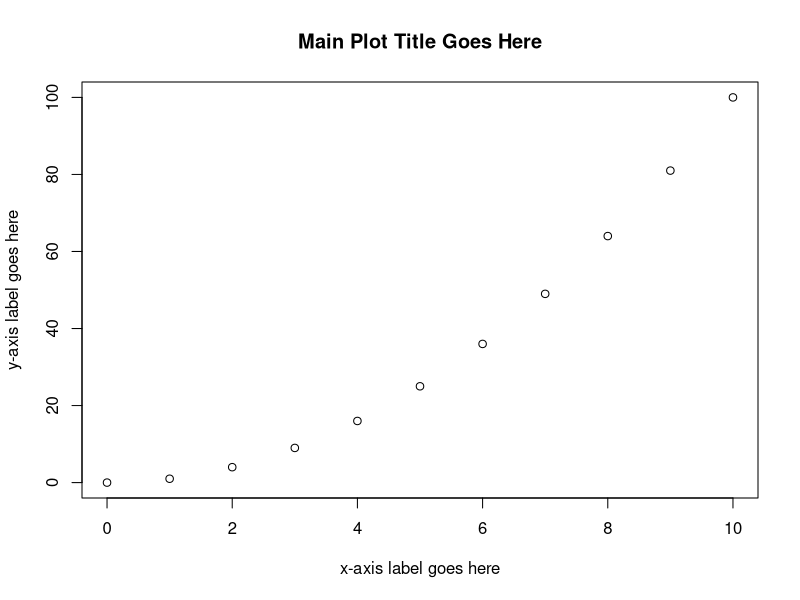
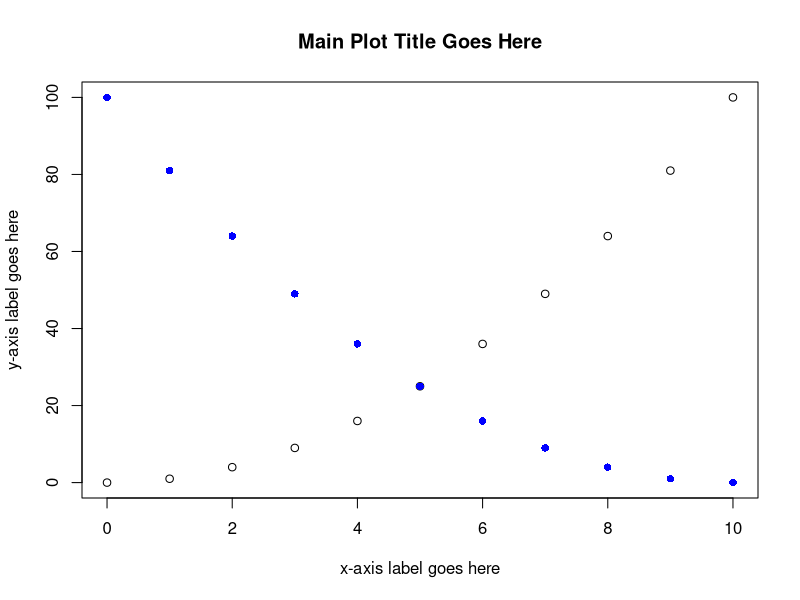
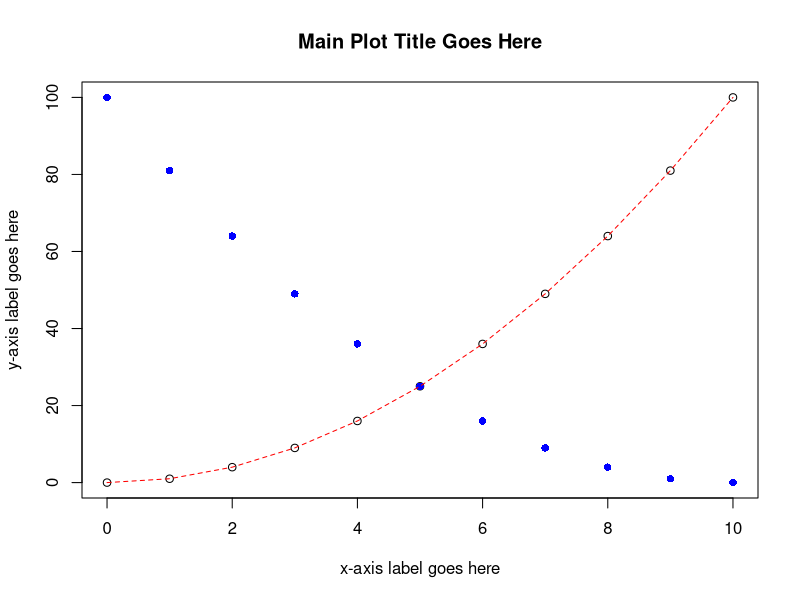
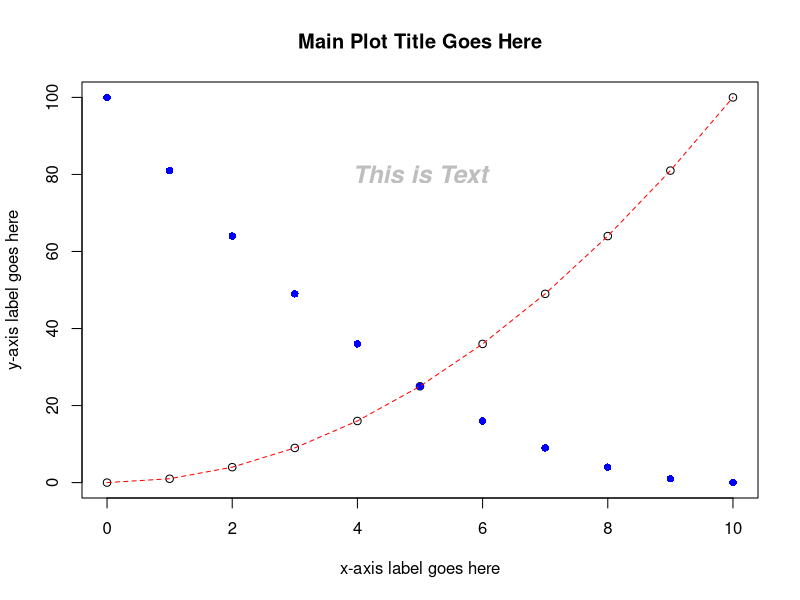
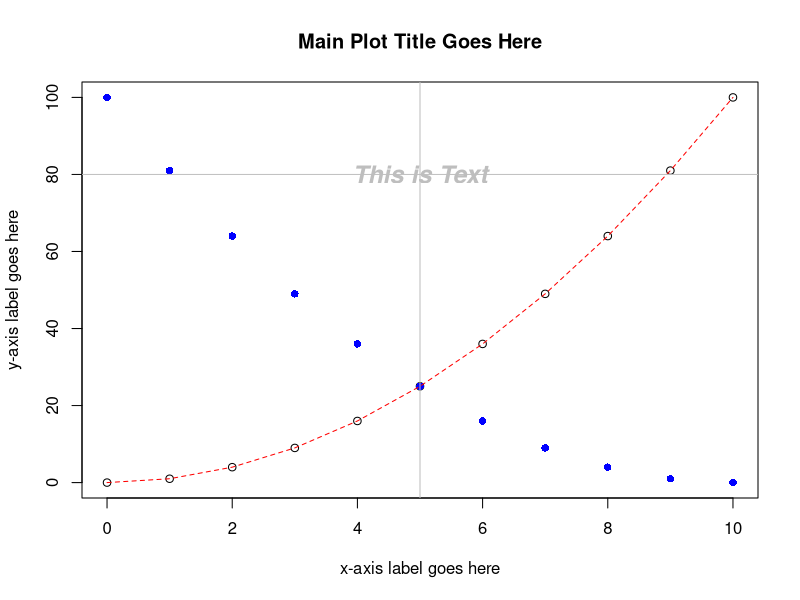
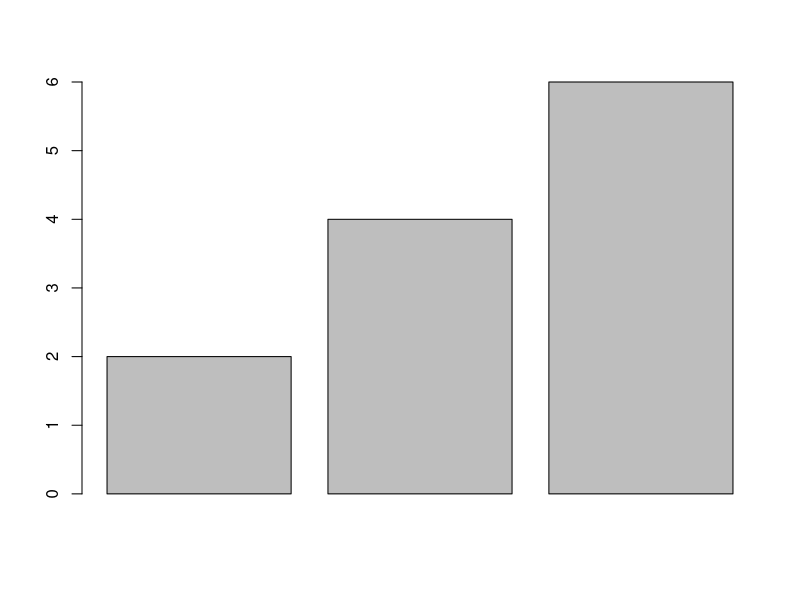
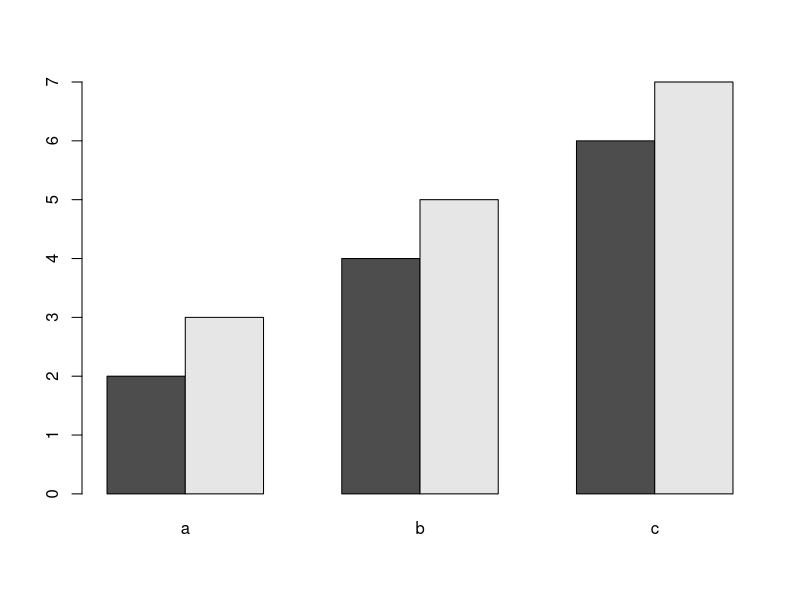

These charts were generated, in order, by the following R code: (Note: this script raises an error after producing the figures.)
## ---- chunk 1
rm(list = ls(all = T))
knitr::opts_chunk$set(fig.align = "center")
## ---- chunk 2
x = 0:10
y = x^2
plot(x = x, y = y,
     xlab = "x-axis label goes here",
     ylab = "y-axis label goes here",
     main = "Main Plot Title Goes Here")
## ---- chunk 3
pars = c("`xlab`", "`ylab`", "`main`", "`cex`", "`pch`", "`xlim`", "`ylim`", "`type`",
         "`lty`", "`lwd`", "`col`")

usage = c('`xlab = "X-AXIS"`', '`ylab = "Y-AXIS"`',
          '`main = "TITLE"`', '`cex = 1.5`', '`pch = 17`', 
          '`xlim = range(x)`', '`ylim = c(0,1)`',
          '`type = "l"`', '`lty = 2`', '`lwd = 2`', '`col = "blue"`')

desc = c("changes the x-axis label text",
         "changes the y-axis label text",
         "changes the main title text",
         "changes the size of symbols in the plotting region^[`cex` is a multiplier: `cex = 1.5` says make the points 1.5 times as large as they would be by default.]",
         "changes the symbol type^[There are approximately 20 different `pch` settings: `pch = 1` is empty circles, `pch = 16` is filled circles, etc.]",
         "changes the endpoints (limits) of the x-axis^[`xlim` and `ylim` both require a numeric vector of length 2 where neither of the elements may be an `NA`.]",
         "same as `xlim`, but for the y-axis",
         'changes the way points are connected by lines^[The default is points only, `type = "l"` is for lines only, `type = "o"` is for points connected with lines, and `type = "b"` is for points and lines but with a small amount of separation between them.]',
         'changes the line type^[`lty = 1` is solid, `lty = 2` is dashed, `lty = 3` is dotted, etc. You can also specific it like `lty = "solid"`, `lty = "dotted"`, or `lty = "dotdash"`.]', 
         "changes the line width^[works just like `cex`: `lwd = 3` codes for a line that is 3 times as thick as it would normally be]",
         "changes the color of plotted objects^[there is a whole host of colors you can pass R by name, run `colors()` to see for yourself]")
df = data.frame(Arg. = pars, Usage = usage, Description = desc)
# pander::pandoc.table(df, justify = "lll", split.cells = c("10%", "30%", "60%"))
knitr::kable(df,
             caption = "Several of the key arguments to high- and low-level plotting functions")
## ---- chunk 4
plot(x = x, y = y, xlab = "x-axis label goes here", ylab = "y-axis label goes here",
      main = "Main Plot Title Goes Here")
points(x = rev(x), y = y, col = "blue", pch = 16)
## ---- chunk 5
plot(x = x, y = y, xlab = "x-axis label goes here",
     ylab = "y-axis label goes here", main = "Main Plot Title Goes Here")
points(x = rev(x), y = y, col = "blue", pch = 16)
lines(x = x, y = y, lty = 2, col = "red")
## ---- chunk 6
plot(x = x, y = y, xlab = "x-axis label goes here", ylab = "y-axis label goes here",
      main = "Main Plot Title Goes Here")
points(x = rev(x), y = y, col = "blue", pch = 16)
lines(x = x, y = y, lty = 2, col = "red")
text(x = 5, y = 80, "This is Text", cex = 1.5, col = "grey", font = 4)
## ---- chunk 7
plot(x = x, y = y, xlab = "x-axis label goes here", ylab = "y-axis label goes here",
      main = "Main Plot Title Goes Here")
points(x = rev(x), y = y, col = "blue", pch = 16)
lines(x = x, y = y, lty = 2, col = "red")
text(x = 5, y = 80, "This is Text", cex = 1.5, col = "grey", font = 4)
abline(h = 80, col = "grey"); abline(v = 5, col = "grey")
## ---- chunk 8
x1 = c(2,4,6)
barplot(x1)
## ---- chunk 9
x2 = c(3,5,7)
x3 = rbind(x1, x2)

barplot(x3, names.arg = c("a", "b", "c"), beside = T)

## ---- chunk 10
dat = read.csv("Data/creel.csv")
summary(dat)
## ---- chunk 11
plot(x = dat$fishery, y = dat$hours)
## ---- chunk 12
hist(dat$hours[dat$fishery == "Tournament"])
## ---- chunk 13
# extract the hours for tournament anglers
t_hrs = dat$hours[dat$fishery == "Tournament"]

# create the bin endpoints
nbins = 20
breaks = seq(from = min(t_hrs), to = max(t_hrs), length = nbins + 1)
hist(t_hrs, breaks = breaks, main = "Tournament", col = "grey")
## ---- chunk 14
par(xaxs = "i", yaxs = "i")
hist(t_hrs, breaks = breaks, main = "Tournament", col = "grey")
## ---- chunk 15
par(mfrow = c(1,3))
hist(dat$hours[dat$fishery == "Tournament"], main = "Tourn")
hist(dat$hours[dat$fishery == "Non.Tournament"], main = "Non.Tourn")
hist(dat$hours[dat$fishery == "Harvest"], main = "Harvest")
## ---- chunk 16
barplot(x3, beside = T,names.arg = c("a", "b", "c"), col = c("skyblue2", "tomato2"))
legend("topleft", legend = c("Group 1", "Group 2"), fill = c("skyblue2", "tomato2"))
## ---- chunk 17
# 1) extract and sort the hours for two fisheries from fewest hours
t_hrs = sort(dat$hours[dat$fishery == "Tournament"])
n_hrs = sort(dat$hours[dat$fishery == "Non.Tournament"])

# 2) make the plot: plot for t_hrs only, but ensure xlim covers both groups

# set the margins: 
  # 4 lines of margin space on bottom and left,
  # 1 on top and right
par(mar = c(4,4,1,1))  
plot(x = t_hrs, y = 1:length(t_hrs),
     type = "o", lty = 2, xlim = range(c(t_hrs, n_hrs)),
     xlab = "Hours Fished/Year", ylab = "Rank within Fishery Samples",
     las = 1)  # las = 1 says "turn the y-axis tick labels to be horizontal"

# 3) add info for the other fishery
points(x = n_hrs, y = 1:length(n_hrs), type = "o", lty = 1, pch = 16)

# 4) add the legend
legend("topleft", legend = c("Tournament", "Non-Tournament"), 
       lty = c(2,1), pch = c(1, 16), bty = "n")
## ---- chunk 18
x_bar = tapply(dat$hours, dat$fishery, mean)
barplot(x_bar)
## ---- chunk 19
calc_se = function(x) {
  sqrt(sum((x - mean(x))^2)/(length(x) - 1))
}
## ---- chunk 20
se = tapply(dat$hours, dat$fishery, calc_se)
## ---- chunk 21
lwr = x_bar - 1.96 * se
upr = x_bar + 1.96 * se
## ---- chunk 22
mp = barplot(x_bar, ylim = range(c(lwr, upr)))
arrows(x0 = mp, y0 = lwr, x1 = mp, y1 = upr, length = 0.1, angle = 90, code = 3)
